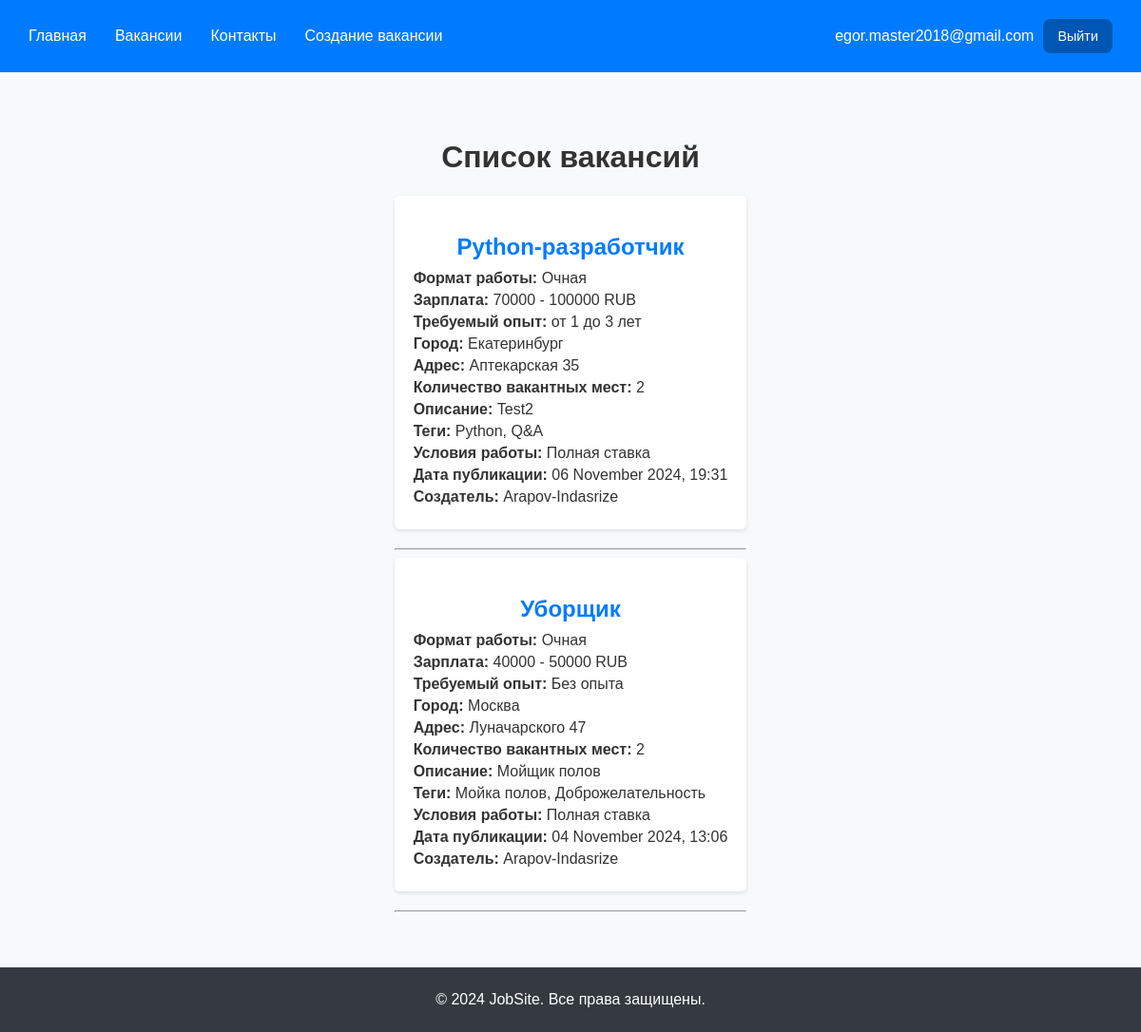
/test/vacancies/ (signed in), run on the app's committed database.
### registration/models.py (models this page shows, shortened)
class CustomAbstractUser(AbstractBaseUser, PermissionsMixin):
    email = models.EmailField(_("email address"), blank=False, unique=True)
    is_staff = models.BooleanField(
        _("staff status"),
        default=False,
        help_text=_("Designates whether the user can log into this admin site."),
    )
    is_active = models.BooleanField(
        _("active"),
        default=True,
        help_text=_(
            "Designates whether this user should be treated as active. "
            "Unselect this instead of deleting accounts."
        ),
    )
    date_joined = models.DateTimeField(_("date joined"), default=timezone.now)
    objects = CustomUserManager()
    USERNAME_FIELD = 'email'  # или 'username' в зависимости от настроек
    REQUIRED_FIELDS = []
    class Meta:
        verbose_name = _("Авторизационник")
        verbose_name_plural = _("Авторизационники")
        abstract = True

class CustomUser(CustomAbstractUser):
    class Meta(CustomAbstractUser.Meta):
        swappable = "AUTH_USER_MODEL"

class Employer(CustomUser):
    company_name = models.CharField(_("Имя компании"), max_length=255)
    company_info = models.TextField(_("Информация о компании"), blank=True)
    REQUIRED_FIELDS = ['company_name',]
    class Meta:
        verbose_name = _("Работодатель")
        verbose_name_plural = _("Работодатели")

### api/models.py (models this page shows, shortened)
class Vacancy(models.Model):
    WORK_FORMAT_CHOICES = [
        ('remote', 'Удаленная'),
        ('hybrid', 'Гибридная'),
        ('onsite', 'Очная'),
    ]
    WORK_CONDITION_CHOICES = [
        ('full_time', 'Полная ставка'),
        ('part_time', 'Неполная ставка'),
        ('internship', 'Стажировка'),
        ('volunteering', 'Волонтерство'),
        ('one_time', 'Разовое задание'),
        ('project', 'Проектная работа'),
    ]
    CURRENCY_CHOICES = [
        ('RUB', 'RUB'),
        ('USD', 'USD'),
        ('EUR', 'EUR'),
    ]
    EXPERIENCE_CHOICES = [
        ('0', 'Без опыта'),
        ('1', 'До 1 года'),
        ('1-3', 'от 1 до 3 лет'),
        ('3-6', 'от 3 до 6 лет'),
        ('6', 'более 6 лет'),
    ]
    STATUS_CHOICES = [
        ('published', 'Опубликована'),
        ('archived', 'В архиве'),
        ('checking', 'На проверке'),
    ]
    title = models.CharField(max_length=255, verbose_name='Название')
    work_format = models.CharField(
        max_length=10,
        choices=WORK_FORMAT_CHOICES,
        default='onsite',
        verbose_name='Формат работы'
    )
    min_salary = models.PositiveIntegerField(verbose_name='Минимальная зарплата')
    max_salary = models.PositiveIntegerField(verbose_name='Максимальная зарплата')
    currency = models.CharField(
        max_length=3,
        choices=CURRENCY_CHOICES,
        default='RUB',
        verbose_name='Валюта'
    )
    experience = models.CharField(
        max_length=10,
        choices=EXPERIENCE_CHOICES,
        default='0',
        verbose_name='Опыт работы'
    )
    city = models.CharField(max_length=255, verbose_name='Город')
    address = models.CharField(max_length=255, verbose_name='Адрес')
    number_of_openings = models.PositiveIntegerField(verbose_name='Количество вакантных мест')
    description = models.TextField(verbose_name='Описание')
    tech_stack_tags = models.ManyToManyField('TechStackTag', blank=True, verbose_name='Навыки')
    work_condition_tags = models.CharField(
        max_length=20,
        choices=WORK_CONDITION_CHOICES,
        default='full_time',
        verbose_name='Условие работы'
    )
    publication_date = models.DateTimeField(auto_now_add=True, verbose_name='Дата публикации')
    status = models.CharField(
        max_length=10,
        choices=STATUS_CHOICES,
        default='published',
        verbose_name='Статус'
    )
    created_by = models.ForeignKey(
        Employer,  # Указываем модель работодателя
        on_delete=models.CASCADE,
        verbose_name='Создатель вакансии'
    )
    class Meta:
        verbose_name = 'Вакансия'
        verbose_name_plural = 'Вакансии'
    def formatted_publication_date(self):
        return self.publication_date.strftime('%d %B %Y, %H:%M')

class TechStackTag(models.Model):
    name = models.CharField(max_length=100, unique=True, verbose_name='Навык')
    class Meta:
        verbose_name = 'Навык'
        verbose_name_plural = 'Навыки'

### api/views.py (the view)
# urls.py: path('test/vacancies/', vacancy_list, name='vacancy_list'),
@login_required
def vacancy_list(request):
    if not hasattr(request.user, 'applicant'):
        return render(request, 'access_denied.html')  # Показать страницу доступа запрещен
    vacancies = Vacancy.objects.filter(status='published')  # Фильтрация по статусу
    return render(request, 'vacancy_list.html', {'vacancies': vacancies})

### templates/vacancy_list.html (shortened to what this page needs)
{% extends 'base.html' %}
{% block content %}
    <h1>Список вакансий</h1>
    <div class="vacancy-list">
        {% for vacancy in vacancies %}
        <div class="vacancy-item">
            <h2>{{ vacancy.title }}</h2>
            <p><strong>Формат работы:</strong> {{ vacancy.get_work_format_display }}</p>
            <p><strong>Зарплата:</strong> {{ vacancy.min_salary }} - {{ vacancy.max_salary }} {{ vacancy.currency }}</p>
            <p><strong>Требуемый опыт:</strong> {{ vacancy.get_experience_display }}</p>
            <p><strong>Город:</strong> {{ vacancy.city }}</p>
            <p><strong>Адрес:</strong> {{ vacancy.address }}</p>
            <p><strong>Количество вакантных мест:</strong> {{ vacancy.number_of_openings }}</p>
            <p><strong>Описание:</strong> {{ vacancy.description }}</p>
            <p><strong>Теги:</strong>
                {% for tag in vacancy.tech_stack_tags.all %}
                    {{ tag.name }}{% if not forloop.last %}, {% endif %}
                {% endfor %}
            </p>
            <p><strong>Условия работы:</strong> {{ vacancy.get_work_condition_tags_display }}</p>
            <p><strong>Дата публикации:</strong> {{ vacancy.formatted_publication_date }}</p>
            <p><strong>Создатель:</strong> {{ vacancy.created_by.company_name }}</p>
        </div>
        <hr>
        {% empty %}
        <p>Вакансий нет</p>
        {% endfor %}
    </div>
{% endblock %}

### templates/base.html (shortened to what this page needs)
{% load static %}
<!DOCTYPE html>
<html lang="ru">
<head>
    <link rel="stylesheet" href="{% static 'css/styles.css' %}">
</head>
<body>
  <div class="wrapper">
    <header class="header">
      <div class="header__inner">
        <nav class="nav">
          <ul class="nav-links">
              <li><a href="/test/">Главная</a></li>
              <li><a href="/test/vacancies">Вакансии</a></li>
              <li><a href="/test/contact">Контакты</a></li>
              <li><a href="/test/add">Создание вакансии</a></li>
          </ul>
        </nav>
          <div class="header__btns">
              {% if user.is_authenticated %}
                  <span class="user-email">
                    {{ user.email }}
                  </span>
                  <a href="/logout" class="button">Выйти</a>
              {% else %}
                  <a href="/login" class="button">Войти</a>
                  <a href="/choice_registration" class="button">Зарегистрироваться</a>
              {% endif %}
          </div>
      </div>
    </header>
    <main class="main">
        {% block content %}
        {% endblock %}
    </main>
    <footer class="footer">
        <p>&copy; 2024 JobSite. Все права защищены.</p>
    </footer>
  </div>
</body>
</html>

### static/css/styles.css (style rules this page uses)
html { scroll-behavior: smooth; overflow-x: hidden; }
body { font-family: Arial, sans-serif; height: 100%; background-color: #f8f9fa; color: #333; padding: 0; margin: 0; }
h1, h2, h3, h4, h5, h6 { text-align: center; }
.header { background-color: #007bff; padding: 20px 30px; }
.header .nav-links { list-style: none; display: flex; margin: 0; padding: 0; }
.header a { color: #fff; text-decoration: none; }
.main { max-width: 800px; height: 100%; margin: 50px auto; padding: 0 20px; }
.vacancy-list { margin-top: 20px; }
.vacancy-item { background-color: #fff; border-radius: 5px; box-shadow: 0 2px 4px rgba(0, 0, 0, 0.1); padding: 20px; margin-bottom: 20px; text-align: left; }
.vacancy-item h2 { color: #007bff; margin-bottom: 10px; }
.vacancy-item p { margin: 5px 0; }
.footer { text-align: center; color: #fff; background-color: #343a40; padding: 20px 30px; }
.footer p { margin: 5px 0; }
.wrapper { display: flex; flex-direction: column; height: 100%; }
.main { flex: 1 0 auto; }
.footer { flex: 0 0 auto; }
.header__inner { display: flex; justify-content: space-between; align-items: center; }
.header__btns { display: flex; align-items: center; gap: 10px; }
.header__btns a { font-size: 0.9em; color: #ffffff; text-decoration: none; background-color: #0056b3; border-radius: 8px; padding: 10px 15px; transition: 0.3s; }
.nav-links { gap: 30px; }
.user-email { font-weight: 500; color: #ffffff; }

### data on the page
CustomUser: email "egor.master2018@gmail.com"
Vacancy: title "Python-разработчик", work_format "Очная", min_salary "70000", max_salary "100000", currency "RUB", experience "от 1 до 3 лет", city "Екатеринбург", address "Аптекарская 35", number_of_openings "2", description "Test2", work_condition_tags "Полная ставка", formatted_publication_date "06 November 2024, 19:31", created_by.company_name "Arapov-Indasrize"
TechStackTag: name "Python"
TechStackTag: name "Q&A"
Vacancy: title "Уборщик", work_format "Очная", min_salary "40000", max_salary "50000", currency "RUB", experience "Без опыта", city "Москва", address "Луначарского 47", number_of_openings "2", description "Мойщик полов", work_condition_tags "Полная ставка", formatted_publication_date "04 November 2024, 13:06", created_by.company_name "Arapov-Indasrize"
TechStackTag: name "Мойка полов"
TechStackTag: name "Доброжелательность"
